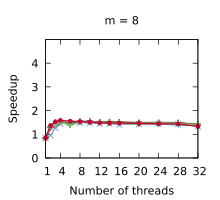

The gnuplot source for this figure:
set title "m = 8"
set terminal pdf size 2.2,2.0
set output "./results/Scans_n___4,194,304,_m___8.pdf"
set key off
set xrange [1:32]
set xtics (1, 4, 8, 12, 16, 20, 24, 28, 32)
set xlabel "Number of threads"
set yrange [0:5]
set ytics (0, 1, 2, 3, 4)
set ylabel "Speedup"
plot './results/Scans_n___4,194,304,_m___8.dat' using 1:2 title "Outer parallelism" pointsize 0.7 lw 1 pt 1 linecolor rgb "#24A793" with linespoints, \
  './results/Scans_n___4,194,304,_m___8.dat' using 1:3 title "Inner parallelism" pointsize 0.7 lw 1 pt 2 linecolor rgb "#5287C6" with linespoints, \
  './results/Scans_n___4,194,304,_m___8.dat' using 1:4 title "Multi-atomics 64 1 1" pointsize 0.7 lw 2 pt 1 linecolor rgb "#80141E" with linespoints, \
  './results/Scans_n___4,194,304,_m___8.dat' using 1:5 title "Multi-atomics 32 1 1" pointsize 0.7 lw 2 pt 1 linecolor rgb "#40141E" with linespoints, \
  './results/Scans_n___4,194,304,_m___8.dat' using 1:6 title "Multi-atomics 64 10 1" pointsize 0.7 lw 2 pt 1 linecolor rgb "#80C81E" with linespoints, \
  './results/Scans_n___4,194,304,_m___8.dat' using 1:7 title "Multi-atomics 64 1 4" pointsize 0.7 lw 2 pt 1 linecolor rgb "#801478" with linespoints, \
  './results/Scans_n___4,194,304,_m___8.dat' using 1:8 title "Multi-atomics 64 10 4" pointsize 0.7 lw 2 pt 1 linecolor rgb "#80C878" with linespoints, \
  './results/Scans_n___4,194,304,_m___8.dat' using 1:9 title "Work assisting" pointsize 0.4 lw 2 pt 7 linecolor rgb "#C00A35" with linespoints
